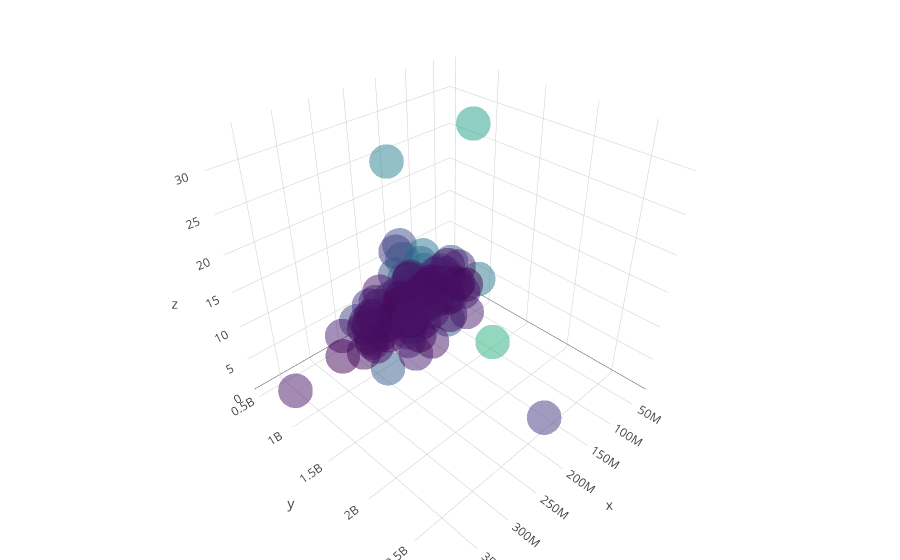

Notebook cell for this chart:
### Code cell
# create trace 1 that is 3d scatter
trace1 = go.Scatter3d(
    x=movies_top['budget'],
    y=movies_top['revenue'],
    z=movies_top['popularity'],
    mode='markers',
    marker=dict(
        size=12,
        color=movies['vote_count'].values,                # set color to an array/list of desired values
        colorscale='Viridis',   # choose a colorscale
        opacity=0.5           # set color to an array/list of desired values      
    )
)

data = [trace1]
layout = go.Layout(
    margin=dict(
        l=0,
        r=0,
        b=0,
        t=0  
    )
    
)
fig = go.Figure(data=data, layout=layout)
iplot(fig)
